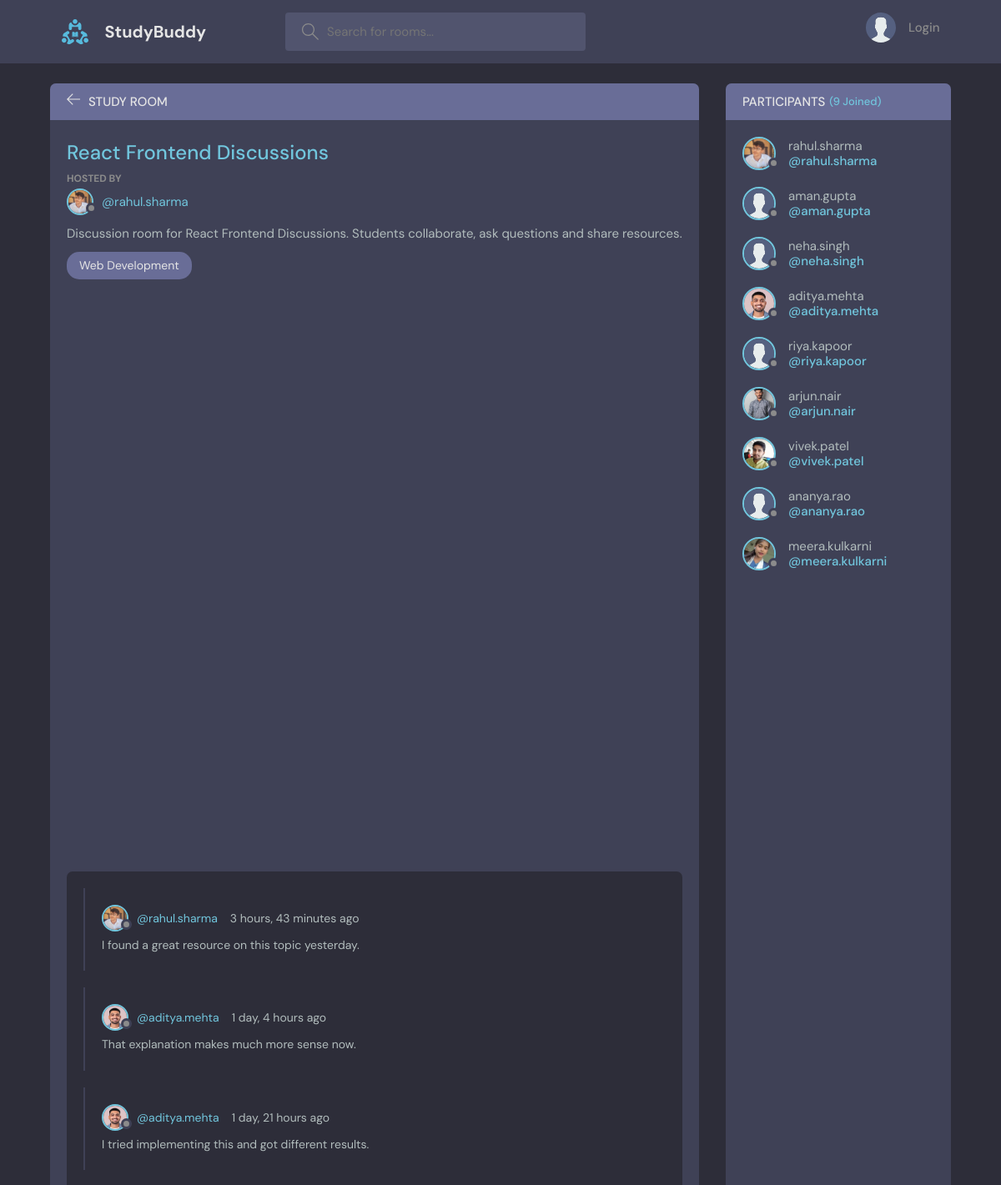
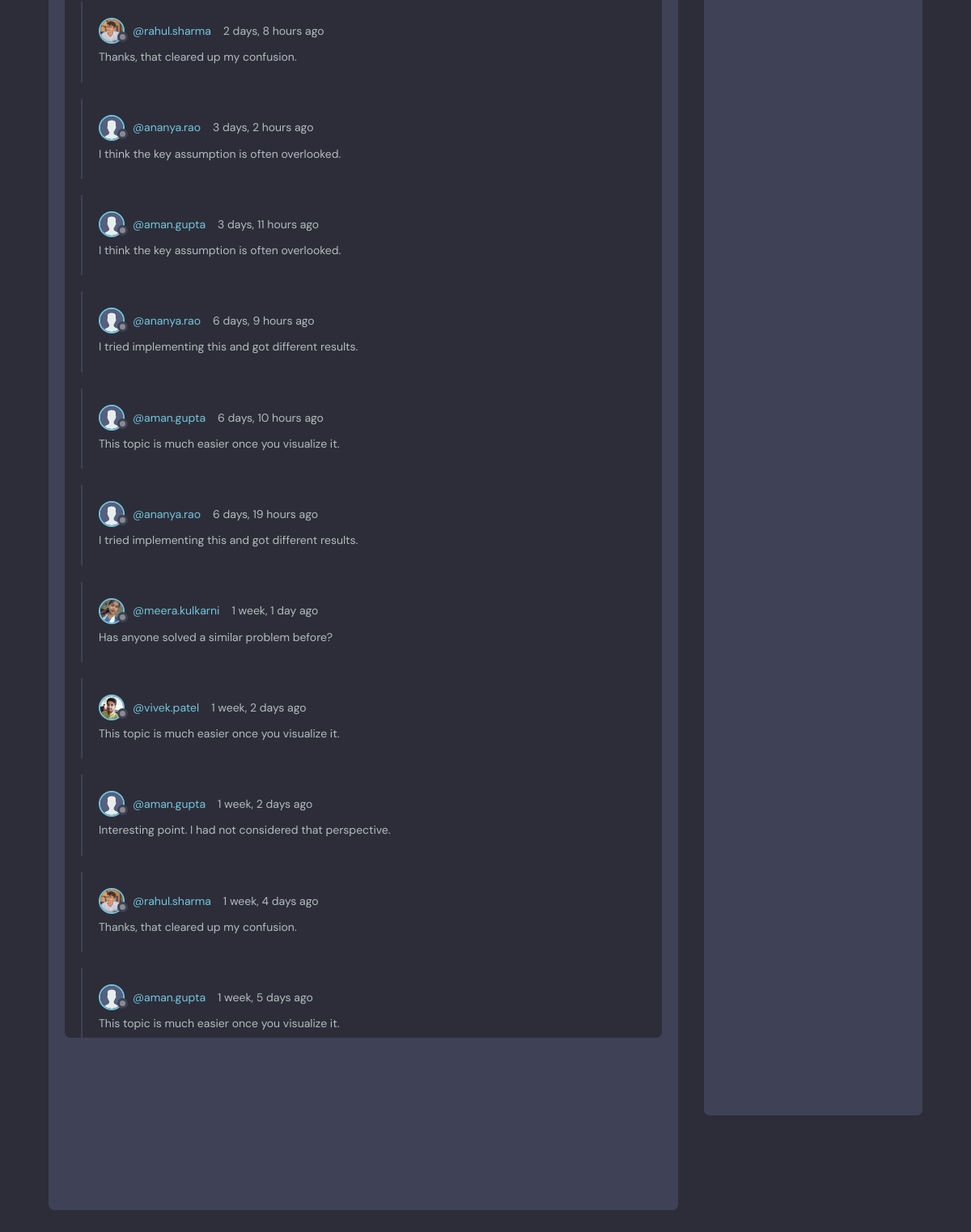
The app's page /room/63 with its own data (2 pictures, top to bottom).
### base/models.py (models this page shows, shortened)
class Room(models.Model):
    host = models.ForeignKey(User, on_delete=models.SET_NULL, null = True)
    topic = models.ForeignKey(Topic, on_delete=models.SET_NULL, null = True)
    name = models.CharField(max_length = 200)
    description = models.TextField(null = True, blank = True)
    participants = models.ManyToManyField(User, related_name='participants', blank = True)
    create = models.DateTimeField(auto_now_add=True)
    update = models.DateTimeField(auto_now=True)
    class Meta:
        ordering = ["-update", "-create"]

class User(AbstractUser):
    name = models.CharField(max_length = 200, null = True)
    email = models.EmailField(unique = True, null = True)
    bio = models.TextField(null = True)
    avatar = models.ImageField(null = True, default = "avatar.svg")
    USERNAME_FIELD = 'email'
    REQUIRED_FIELDS = []

class Topic(models.Model):
    name = models.CharField(max_length=200)

class Message(models.Model):
    user = models.ForeignKey(User, on_delete=models.CASCADE)
    room = models.ForeignKey(Room, on_delete=models.CASCADE)
    body = models.TextField()
    create = models.DateTimeField(auto_now_add=True)
    update = models.DateTimeField(auto_now=True)
    class Meta:
        ordering = ["-update", "-create"]

### base/views.py (the view, shortened to what this page needs)
# urls.py: path('room/<str:pk>', views.room_page, name = "room page"),
def room_page(request, pk):
    our_room = Room.objects.get(id = pk)
    participants = our_room.participants.all()
    comments = our_room.message_set.all()
    context = {'room': our_room, 'comments': comments, 'participants': participants}
    return render(request, 'base/room.html', context)

### base/templates/base/room.html (shortened to what this page needs)
{% extends 'main.html' %} {% block content %}
<main class="profile-page layout layout--2">
  <div class="container">
    <div class="room">
      <div class="room__top">
        <div class="room__topLeft">
          <a href="{% url 'home page' %}">
            <svg
              version="1.1"
              xmlns="http://www.w3.org/2000/svg"
              width="32"
              height="32"
              viewBox="0 0 32 32"
            >
              <title>arrow-left</title>
              <path
                d="M13.723 2.286l-13.723 13.714 13.719 13.714 1.616-1.611-10.96-10.96h27.625v-2.286h-27.625l10.965-10.965-1.616-1.607z"
              ></path>
            </svg>
          </a>
          <h3>Study Room</h3>
        </div>
      </div>
      <div class="room__box scroll">
        <div class="room__header scroll">
          <div class="room__info">
            <h3>{{room.name}}</h3>
          </div>
          <div class="room__hosted">
            <p>Hosted By</p>
            <a
              href="{% url 'user-profile' room.host.id %}"
              class="room__author"
            >
              <div class="avatar avatar--small">
                <img src="{{room.host.avatar.url}}" />
              </div>
              <span>@{{room.host.username}}</span>
            </a>
          </div>
          <div class="room__details">{{room.description}}</div>
          <span class="room__topics">{{room.topic.name}}</span>
        </div>
        <div class="room__conversation">
          <div class="threads scroll">
            {% for comment in comments %}
            <div class="thread">
              <div class="thread__top">
                <div class="thread__author">
                  <a
                    href="{% url 'user-profile' comment.user.id %}"
                    class="thread__authorInfo"
                  >
                    <div class="avatar avatar--small">
                      <img src="{{comment.user.avatar.url}}" />
                    </div>
                    <span>@{{comment.user.username}}</span>
                  </a>
                  <span class="thread__date"
                    >{{comment.create|timesince}} ago</span
                  >
                </div>
              </div>
              <div class="thread__details">{{comment.body}}</div>
            </div>
            {% endfor %}
          </div>
        </div>
      </div>
      <div class="room__message">
      </div>
    </div>
    <div class="participants">
      <h3 class="participants__top">
        Participants <span>({{participants.count}} Joined)</span>
      </h3>
      <div class="participants__list scroll">
        {% for participant in participants %}
        <a href="{% url 'user-profile' participant.id %}" class="participant">
          <div class="avatar avatar--medium">
            <img src="{{participant.avatar.url}}" />
          </div>
          <p>
            {{participant.username}}
            <span>@{{participant.username}}</span>
          </p>
        </a>
        {% endfor %}
      </div>
    </div>
  </div>
</main>
{% endblock %}

### records on screen
Room: name "React Frontend Discussions", host.avatar (picture), host.username "rahul.sharma", description "Discussion room for React Frontend Discussions. Students collaborate, ask questions and share resources.", topic.name "Web Development"
Message: user.avatar (picture), user.username "rahul.sharma", create "3 hours, 43 minutes", body "I found a great resource on this topic yesterday."
Message: user.avatar (picture), user.username "aditya.mehta", create "1 day, 4 hours", body "That explanation makes much more sense now."
Message: user.avatar (picture), user.username "aditya.mehta", create "1 day, 21 hours", body "I tried implementing this and got different results."
Message: user.avatar (picture), user.username "rahul.sharma", create "2 days, 8 hours", body "Thanks, that cleared up my confusion."
Message: user.avatar (placeholder picture), user.username "ananya.rao", create "3 days, 2 hours", body "I think the key assumption is often overlooked."
Message: user.avatar (placeholder picture), user.username "aman.gupta", create "3 days, 11 hours", body "I think the key assumption is often overlooked."
Message: user.avatar (placeholder picture), user.username "ananya.rao", create "6 days, 9 hours", body "I tried implementing this and got different results."
Message: user.avatar (placeholder picture), user.username "aman.gupta", create "6 days, 10 hours", body "This topic is much easier once you visualize it."
Message: user.avatar (placeholder picture), user.username "ananya.rao", create "6 days, 19 hours", body "I tried implementing this and got different results."
Message: user.avatar (picture), user.username "meera.kulkarni", create "1 week, 1 day", body "Has anyone solved a similar problem before?"
Message: user.avatar (picture), user.username "vivek.patel", create "1 week, 2 days", body "This topic is much easier once you visualize it."
Message: user.avatar (placeholder picture), user.username "aman.gupta", create "1 week, 2 days", body "Interesting point. I had not considered that perspective."
Message: user.avatar (picture), user.username "rahul.sharma", create "1 week, 4 days", body "Thanks, that cleared up my confusion."
Message: user.avatar (placeholder picture), user.username "aman.gupta", create "1 week, 5 days", body "This topic is much easier once you visualize it."
User: avatar (picture), username "rahul.sharma"
User: avatar (placeholder picture), username "aman.gupta"
User: avatar (placeholder picture), username "neha.singh"
User: avatar (picture), username "aditya.mehta"
User: avatar (placeholder picture), username "riya.kapoor"
User: avatar (picture), username "arjun.nair"
User: avatar (picture), username "vivek.patel"
User: avatar (placeholder picture), username "ananya.rao"
User: avatar (picture), username "meera.kulkarni"

### other values on screen
{{ participants.count }} "9"
